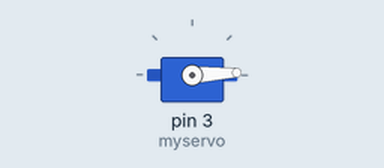
Bench run of a sketch on a simulated Arduino Uno, built with avr-gcc and run on an emulated ATmega328P. Parts: servo.

Above: at 0.05 s.
At 1.3 s:
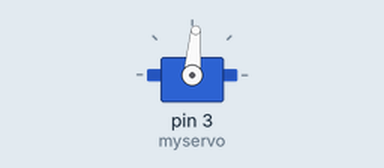
At 2.55 s:
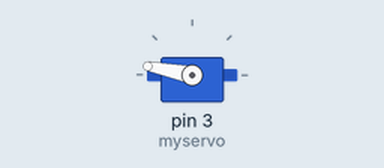
At 5.1 s:
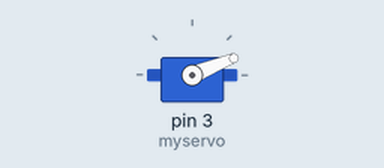
Timing chart, 0 to 7.1 s (numbered marks = the images above):
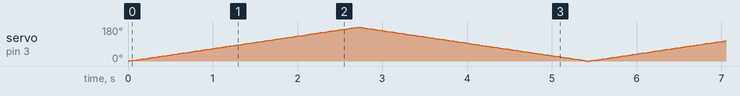

The sketch:

Lab3_ex3.ino
```cpp
/*
  Lab3 Example 3
  Let servo rotate back and forth.

  The circuit:
  * servo attached to digital pin 3 (base shield D3 socket)

  created 2/20/2016
*/

#include <Servo.h>

Servo myservo;  // create servo object

void setup()
{
  myservo.attach(3);  // attached to digital pin 3
  myservo.write(90);
}

void loop()
{

    for(int i=0; i<180; i++)
    {
        myservo.write(i);
        delay(15);
    }
    for(int i=179; i>=0; i--)
    {
        myservo.write(i);
        delay(15);
    }
}
```
